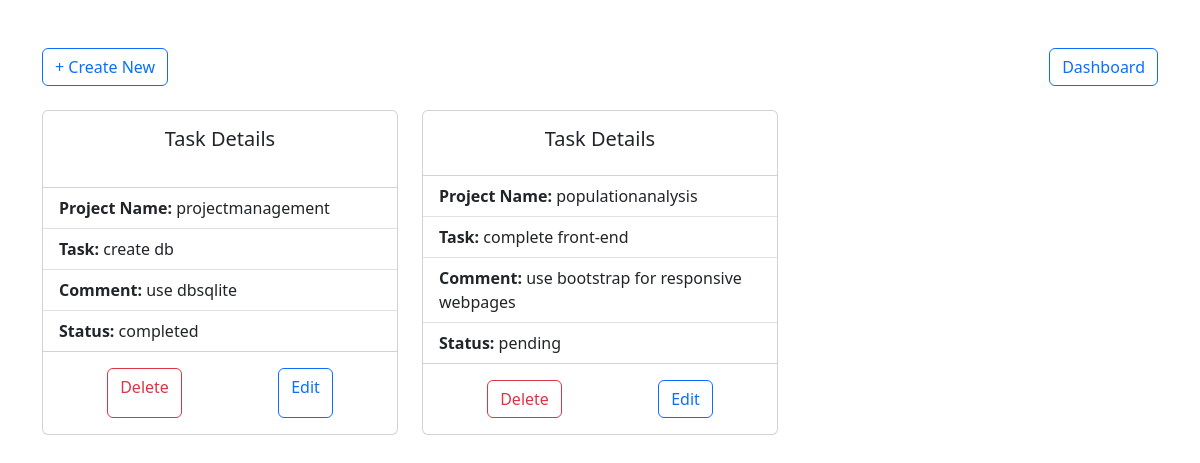
The app's page /tasks/ (signed in) with its own data.
### pms/models.py (models this page shows, shortened)
class Task(models.Model):
    task = models.CharField(max_length=255)
    project = models.CharField(max_length=200)
    start_date = models.DateField()
    end_date = models.DateField()
    status = models.CharField(max_length=50, choices=[('pending', 'Pending'), ('completed', 'Completed')])
    comments = models.TextField()

### pms/views.py (the view)
# urls.py: path('tasks/',task_view,name='tasks'),
@login_required
def task_view(request):
    post=Task.objects.all()
    return render(request,'tasks.html',{'post':post})

### templates/tasks.html (shortened to what this page needs)
{% load static %}
<!DOCTYPE html>
<html lang="en">
<head>
    <link rel="stylesheet" href="https://cdnjs.cloudflare.com/ajax/libs/font-awesome/6.5.2/css/all.min.css">
    <link href="https://cdn.jsdelivr.net/npm/bootstrap@5.3.3/dist/css/bootstrap.min.css" rel="stylesheet">
</head>
<body>
    <div class="container my-5">
        <div class="d-flex justify-content-between align-items-center mb-4">
            <a href="{% url 'createtask' %}" class="btn btn-outline-primary">+ Create New</a>
            <a href="{% url 'home' %}" class="btn btn-outline-primary">Dashboard</a>
        </div>
        <div class="row gy-4">
            {% for item in post %}
            <div class="col-lg-4 col-md-6">
                <div class="card h-100">
                    <div class="card-body">
                        <h5 class="card-title text-center">Task Details</h5>
                    </div>
                    <ul class="list-group list-group-flush">
                        <li class="list-group-item"><strong>Project Name:</strong> {{ item.project }}</li>
                        <li class="list-group-item"><strong>Task:</strong> {{ item.task }}</li>
                        <li class="list-group-item"><strong>Comment:</strong> {{ item.comments }}</li>
                        <li class="list-group-item"><strong>Status:</strong> {{ item.status }}</li>
                    </ul>
                    <div class="card-body d-flex justify-content-around">
                        <a href="{% url 'delete_task' item_id=item.id %}" class="btn btn-outline-danger">Delete</a>
                        <a href="{% url 'edit_task' item_id=item.id %}" class="btn btn-outline-primary">Edit</a>
                    </div>
                </div>
            </div>
            {% endfor %}
        </div>
    </div>
</body>
</html>

### records on screen
Task: project "projectmanagement", task "create db", comments "use dbsqlite", status "completed"
Task: project "populationanalysis", task "complete front-end", comments "use bootstrap for responsive webpages", status "pending"
